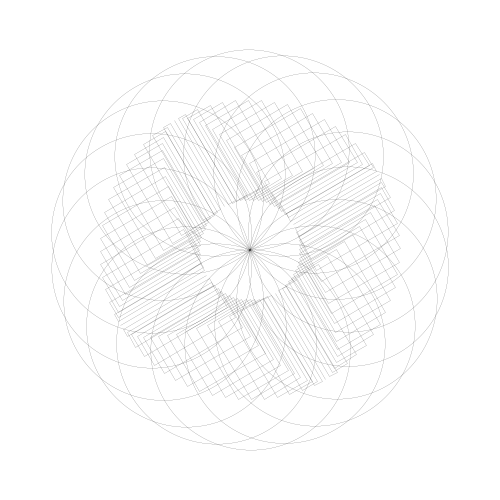
Frame 1 (no input)
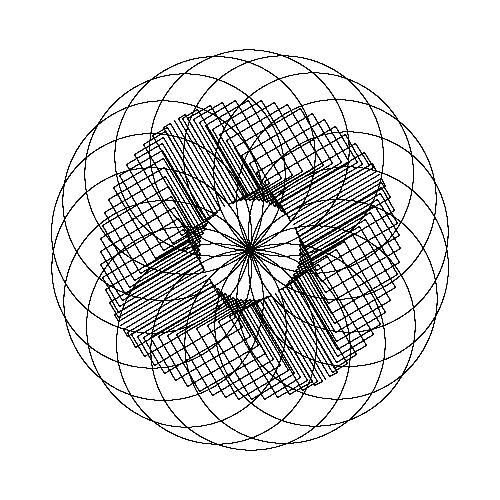
Frame 60 (the mouse pressed at the canvas centre just before this capture)
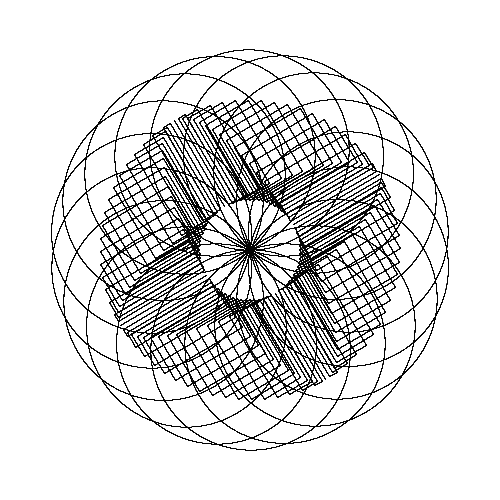
Frame 120 (the mouse held since frame 60 and released just before this capture)

The Processing sketch that drew these frames (run headless with seeded random() and noise(); from frame 60 on, the mouse is pressed at the canvas centre):

// Processing sketch: processing_70028
// ── processing_70028.pde

float inc;
int rad;
float x;
float y;

void setup() {
  size(500, 500);
  background(255);
  smooth();
  rad=100;
}


void draw() {
  translate(width/2, height/2);
  rotate(rad);

  for (int inc=0;inc<360;inc+=20) {//for loop to make something always happen
    float angle=radians(inc);
    float x= cos(angle)*rad;
    float y= sin(angle)*rad;
    strokeWeight(0.005);
    noFill();
    ellipse(x, y, 200, 200);
  }
  for (int inc=0;inc<360;inc+=5) {//for loop to make something always happen
    float angle=radians(inc);
    float x= cos(angle)*rad;
    float y= sin(angle)*rad;
    float x1= cos(angle)*rad;
    float y1= sin(angle)*rad;
    rectMode(CENTER);
    strokeWeight(0.005);
    noFill();
    rect(x, y, x1, y1);
  }
}
